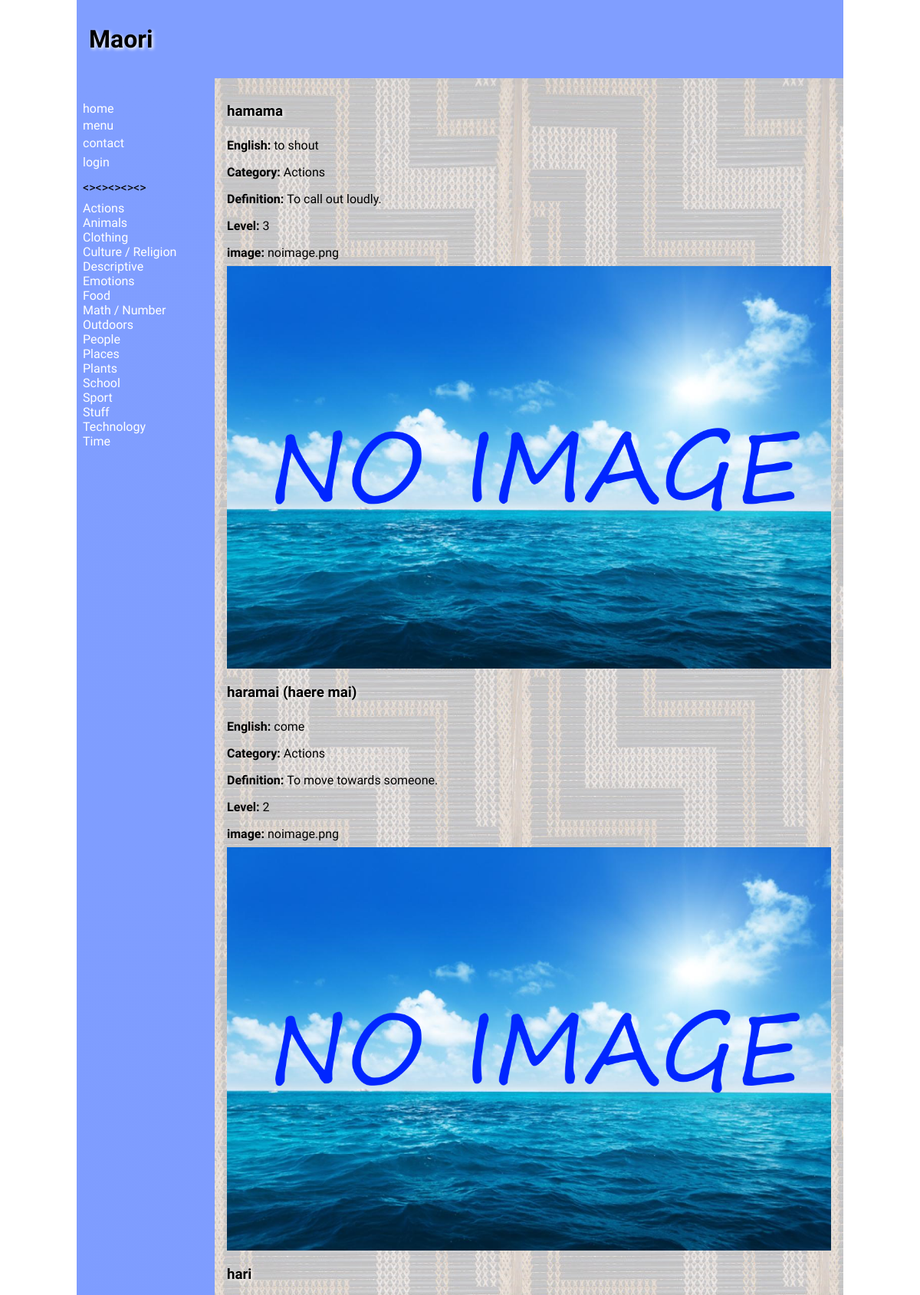
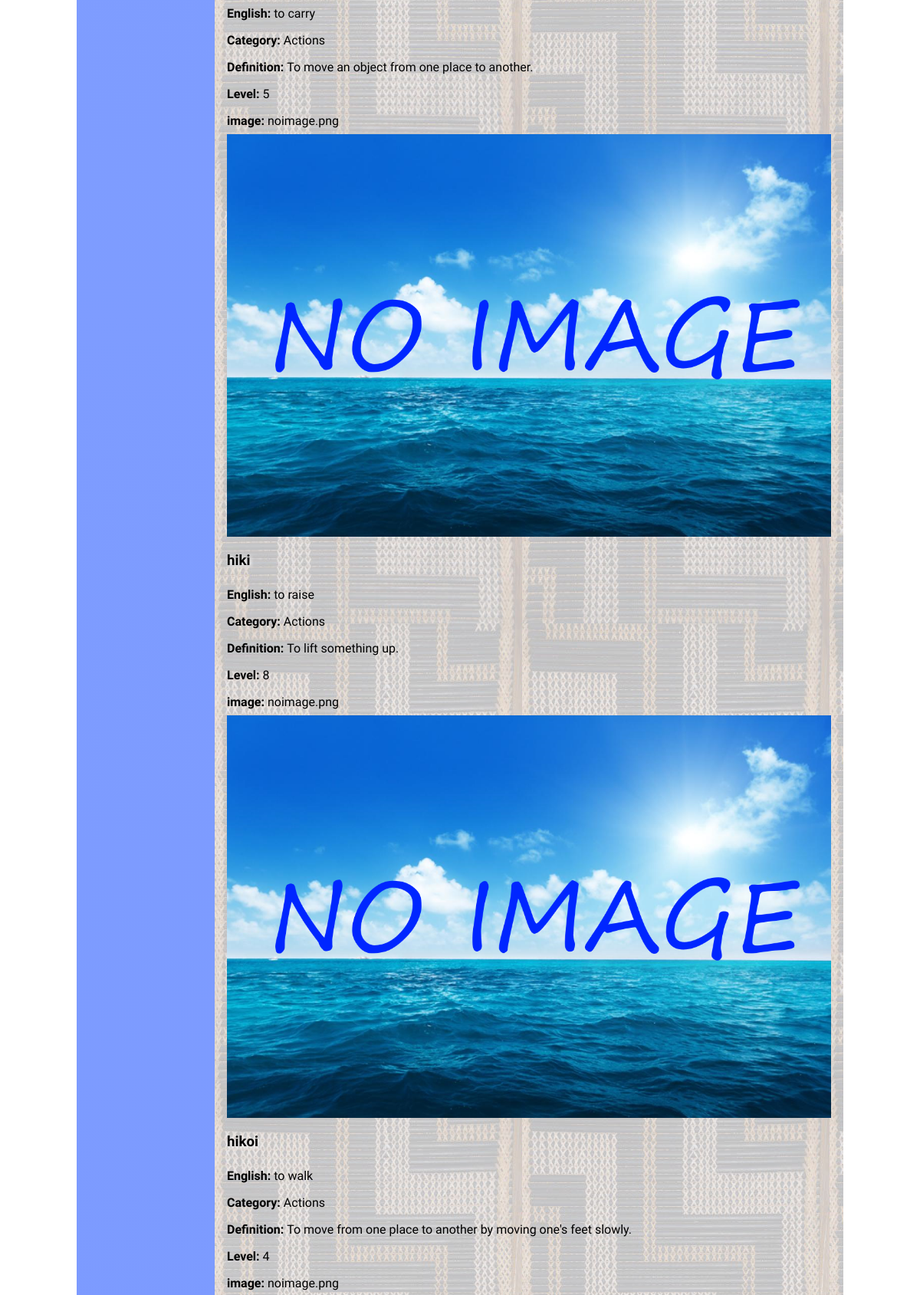
The page /menu (upper part) on the database its author committed (2 pictures, top to bottom).
### tables this page shows
CREATE TABLE "catalist"
(
    catali  varchar(30),
    cata_id integer
        constraint catalist_pk
            primary key autoincrement
);

CREATE TABLE "product"
(
    name_id    integer
        constraint product_pk
            primary key autoincrement,
    name       varchar(30),
    english    varchar(300),
    category   varchar(100),
    definition varchar(300),
    level      varchar(3),
    image      varchar(100),
    cata_id    integer
);

### app.py (the view)
@app.route('/menu')
def render_menu_page():
    con = create_connection(DB_NAME)
    query = "SELECT name, english, category, definition, level, image FROM product"
    cur = con.cursor()
    cur.execute(query)
    product_list = cur.fetchall()
    con.close()
    cata_list = sidenav1()
    return render_template('menu.html', products=product_list, catagories=cata_list)

### app.py (called while the page is built)
def create_connection(db_file):
    try:
        connection = sqlite3.connect(db_file)
        return connection
    except Error as e:
        print(e)
    return None

def sidenav1():
    con = create_connection(DB_NAME)
    query = """SELECT cata_id, catali FROM catalist ORDER BY catali"""
    cur = con.cursor()
    cur.execute(query)
    cata_list = cur.fetchall()
    con.commit()
    con.close()
    return cata_list

### templates/menu.html (shortened to what this page needs)
{% extends 'base1.html' %}
{% block main %}
    {% for product in products %}
        <div class="product-box">
            <h3>{{ product[0] }}</h3>
            <p><strong>English: </strong>{{ product[1] }}</p>
            <p><strong>Category: </strong>{{ product[2] }}</p>
            <p><strong>Definition: </strong>{{ product[3] }}</p>
            <p><strong>Level: </strong>{{ product[4] }}</p>
            <p><strong>image: </strong>{{ product[5] }}</p>
            <img src="/static/images/{{ product[5] }}">
        </div>
    {% endfor %}
{% endblock %}

### templates/base1.html (shortened to what this page needs)
<!doctype html>
<html lang="en">
<head>
	<link href="{{ url_for('static', filename='style.css') }}" rel="stylesheet">
</head>
<body>
	<div id="container">
		<header>
			<h1>Maori{% block heading %}{% endblock %}</h1>
		</header>
		<nav>
			<ul>
                <li><a href="\">home</a></li>
            <a href="/menu">menu</a><li>
            <a href="/contact">contact</a><li>
			{% if logged_in %}
			<a href="/logout">logout</a><li>
			{% else %}
            <a href="/login">login</a><li>
			{% endif %}
				<p><><><><><></p>
			{% for catalist in catagories %}
        <div>
            <a href="/catagories/{{ catalist[0] }}">{{ catalist[1] }}</a>
        </div>
    		{% endfor %}
			</ul>
		</nav>
		<main>
            {% block main%}{% endblock %}
        </main>
	</div>
</body>
</html>

### static/style.css (style rules this page uses)
* { font-family: Comfortaa, sans-serif; margin: 0; padding: 0; box-sizing: border-box; }
#container { display: grid; grid-template-columns: 75px auto; grid-template-areas: 'nav header' 'main main' 'footer footer'; }
header { grid-area: header; background-color: #809eff; padding: 1rem; }
nav { grid-area: nav; }
main { grid-area: main; padding: 1rem; background-color: #edd; }
h1, h2, h3, h4 { padding: 1rem 0; font-family: 'Suez One', serif; color: #000; text-shadow: 2px 2px 4px #fff; }
p { padding: 0.5rem 0; }
a { color: #222; }
img { width: 100%; }
@media only screen and (min-width: 768px) { #container { grid-template-columns: 180px auto; grid-template-areas: 'header header' 'nav main' 'footer footer'; } }
@media only screen and (min-width: 768px) { nav { background: linear-gradient(180deg, rgb(128, 158, 255) 0%, rgb(0, 42, 255) 50%, rgb(128, 158, 255) 100%); padding: 0.5rem; } }
@media only screen and (min-width: 768px) { nav ul { list-style: none; } }
@media only screen and (min-width: 768px) { nav li { padding: 0.2rem 0; } }
@media only screen and (min-width: 768px) { nav a { color: #fff; text-decoration: none; } }
@media only screen and (min-width: 768px) { main { background-image: url('/poutama.jpg'); } }
@media only screen and (min-width: 1000px) { #container { width: 1000px; margin: auto; } }

### rows shown on the page
catalist: catali "Actions"
catalist: catali "Animals"
catalist: catali "Clothing"
catalist: catali "Culture / Religion"
catalist: catali "Descriptive"
catalist: catali "Emotions"
catalist: catali "Food"
catalist: catali "Math / Number"
catalist: catali "Outdoors"
catalist: catali "People"
catalist: catali "Places"
catalist: catali "Plants"
catalist: catali "School"
catalist: catali "Sport"
catalist: catali "Stuff"
catalist: catali "Technology"
catalist: catali "Time"
product: name "hamama", english "to shout", category "Actions", definition "To call out loudly.", level "3", image "noimage.png", image (placeholder picture)
product: name "haramai (haere mai)", english "come", category "Actions", definition "To move towards someone.", level "2", image "noimage.png", image (placeholder picture)
product: name "hari", english "to carry", category "Actions", definition "To move an object from one place to another.", level "5", image "noimage.png", image (placeholder picture)
product: name "hiki", english "to raise", category "Actions", definition "To lift something up.", level "8", image "noimage.png", image (placeholder picture)
product: name "hikoi", english "to walk", category "Actions", definition "To move from one place to another by moving one's feet slowly.", level "4", image "noimage.png"
